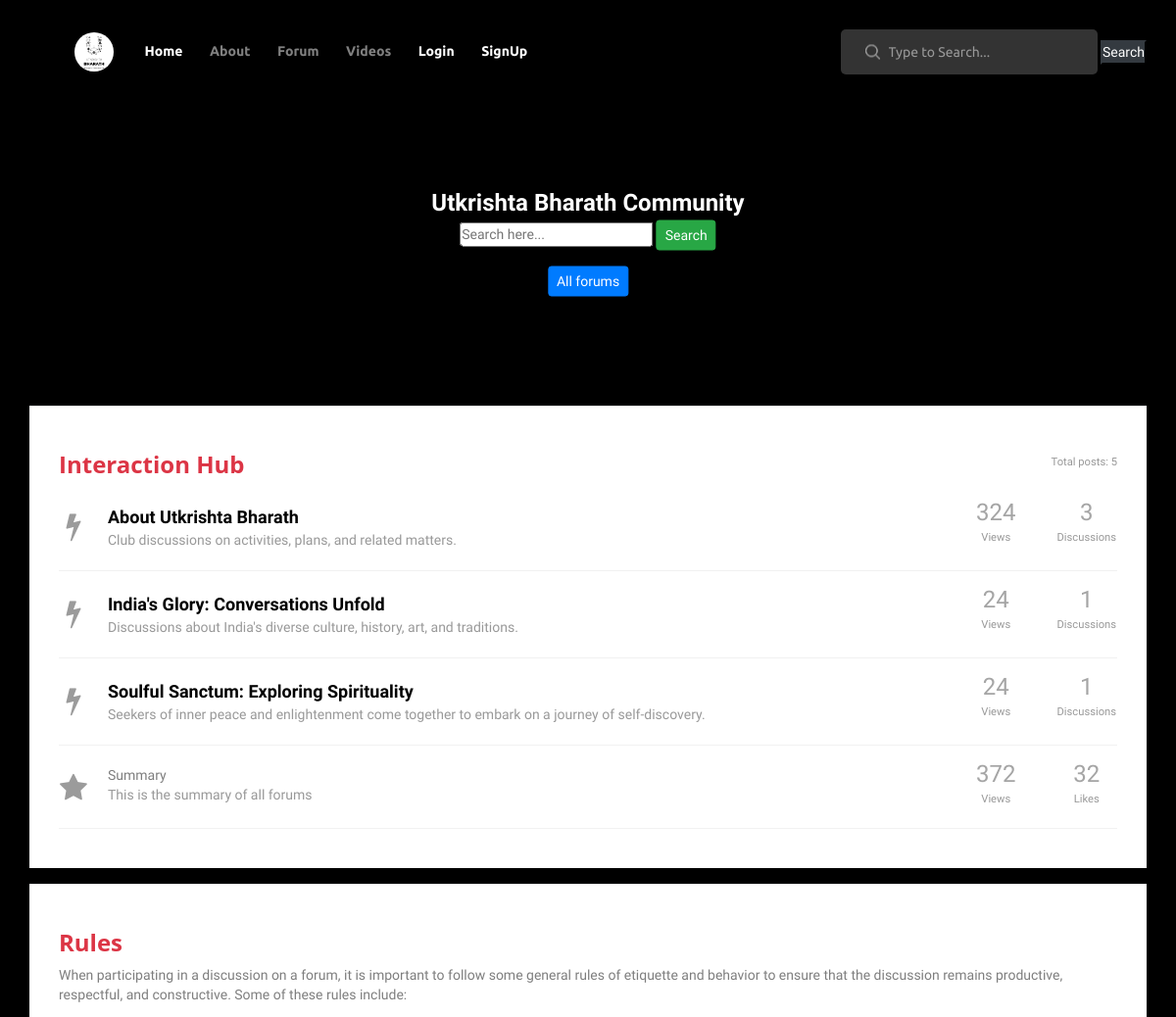
Before: /forum/ (upper part) with the older database file.
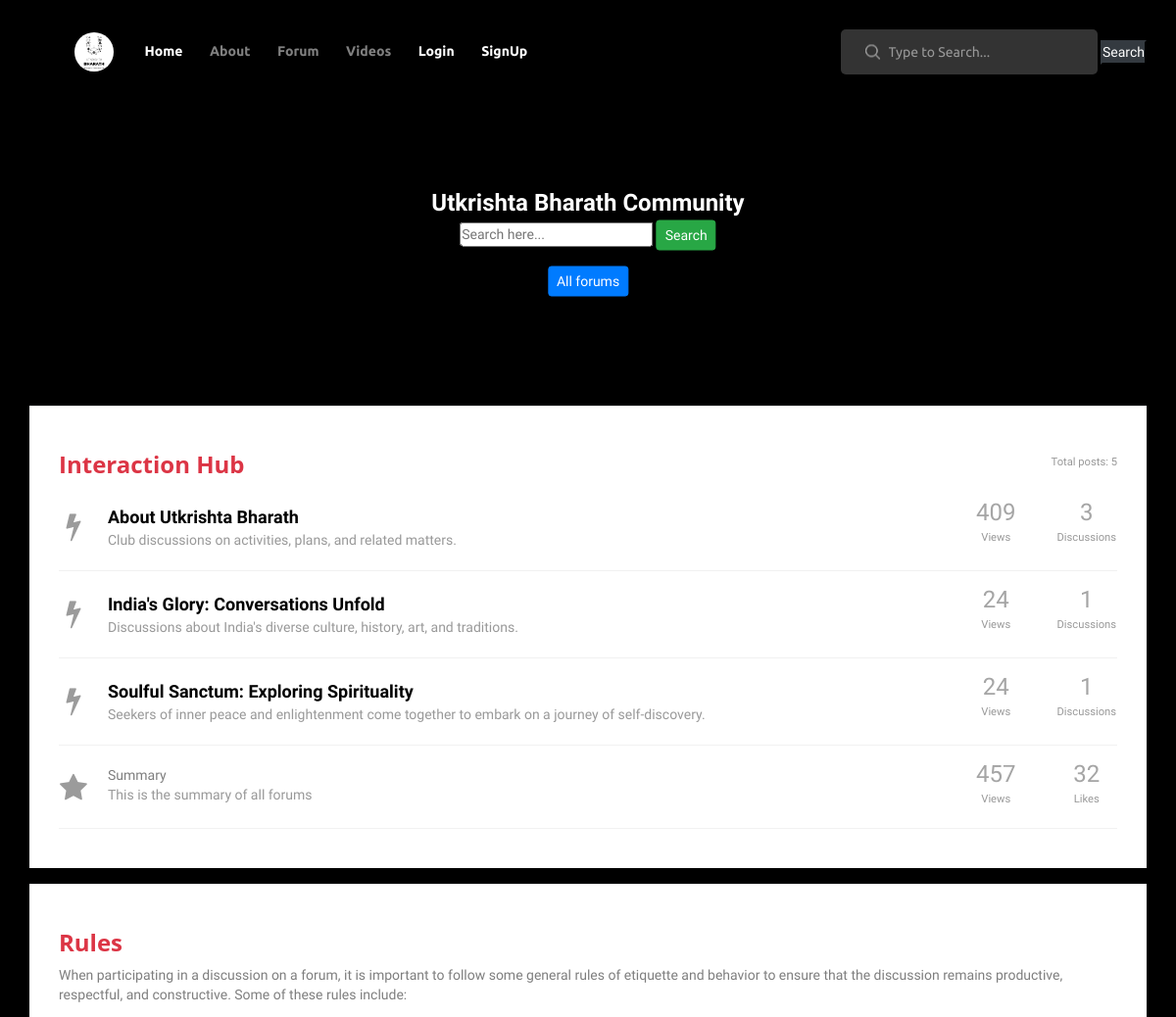
After: the same page with the newer database file.
### forum/models.py (models this page shows, shortened)
class Topic(models.Model):
    title = models.CharField(max_length=50)
    description = models.CharField(max_length=100)
    def total_posts(self):
        return self.posts.count()
    def total_views(self):
        a = sum(post.views for post in self.posts.all())
        value = str(a)
        if value.isdigit():
            value_int = int(value)
            if value_int > 1000000:
                value = "%.1f%s" % (value_int/1000000.00, 'M')
            else:
                if value_int > 1000:
                    value = "%.1f%s" % (value_int/1000.0, 'k')
        return value

class Post(models.Model):
    author = models.ForeignKey(User, on_delete=models.CASCADE, null=True)
    topic = models.ForeignKey(Topic, on_delete=models.CASCADE, null=True,related_name='posts')
    timestamp = models.DateTimeField(default=timezone.now)
    title = models.CharField(max_length=200, default='untitled')
    likes = models.ManyToManyField(User, related_name='forum_post')
    body = models.TextField()
    views = models.PositiveIntegerField(default=0)
    likes_count = models.PositiveIntegerField(default=0)

### forum/views.py (the view)
# urls.py: path('forum/', TopicListView.as_view(), name='forum-index'),
class TopicListView(ListView):
    model = Topic
    template_name = 'forum/index.html'
    context_object_name = 'topics'
    def get_queryset(self):
        queryset = super().get_queryset()
        search_input = self.request.GET.get('search-area') or ''
        if search_input:
            queryset = queryset.filter(title__icontains=search_input)
        return queryset
    def get_context_data(self, **kwargs):
        context = super().get_context_data(**kwargs)
        context['search_input'] = self.request.GET.get('search-area') or ''
        total_views = Post.objects.aggregate(Sum('views'))['views__sum']
        Post.objects.annotate(total_views=Sum('views'))
        value = str(total_views)
        if value.isdigit():
            value_int = int(value)
            if value_int > 1000000:
                value = "%.1f%s" % (value_int/1000000.00, 'M')
            else:
                if value_int > 1000:
                    value = "%.1f%s" % (value_int/1000.0, 'k')
        context['total_views'] = value
        total_posts = Post.objects.count()
        context['total_posts'] = total_posts
        total_likes = Post.objects.aggregate(Sum('likes'))['likes__sum']
        context['total_likes'] = total_likes
        return context

### forum/templates/forum/index.html (shortened to what the changed rows need)
{% extends "base/base.html" %}{%block title%} Forum | Utkrishta Bharath | Come and Discuss to make Bharath Utkrishta {%endblock%}
{% block content %}
<link href="https://maxcdn.bootstrapcdn.com/font-awesome/4.3.0/css/font-awesome.min.css" rel="stylesheet">
<div class="container">
    <div class="row">
        <div class="col-lg-12">
            <div class="wrapper wrapper-content animated fadeInRight">
                <div class="ibox-content forum-container">
                    {% for topic in topics %}
                    <div class="forum-item">
                        <div class="row">
                            <div class="col-md-10">
                                <div class="forum-icon">
                                    <i class="fa fa-bolt"></i>
                                </div>
                                <a href="{% url 'forum:topic-detail' topic.id %}" class="forum-item-title"
                                    style="hover:rgba(0,0,0,0.5);">{{ topic.title }}</a>
                                <div class="forum-sub-title">{{ topic.description }}</div>
                            </div>
                            <div class="col-md-1 forum-info">
                                <span class="views-number">
                                    {{ topic.total_views }}
                                </span>
                                <div>
                                    <small>Views</small>
                                </div>
                            </div>
                            <div class="col-md-1 forum-info">
                                <span class="views-number">
                                    {{ topic.total_posts }}
                                </span>
                                <div>
                                    <small>Discussions</small>
                                </div>
                            </div>
                        </div>
                    </div>
                    {% endfor %}
                    <div class="forum-item">
                        <div class="row">
                            <div class="col-md-1 forum-info">
                                <span class="views-number">
                                    {{ total_views }}
                                </span>
                                <div>
                                    <small>Views</small>
                                </div>
                            </div>
                        </div>
                    </div>
                </div>
            </div>
        </div>
    </div>
</div>
{% endblock content %}

Changed rows visible on the page:
changed through a linked row, Topic "About Utkrishta Bharath": total_views "324" → "409"
Other visible differences:
{{ total_views }}: "372" → "457"
